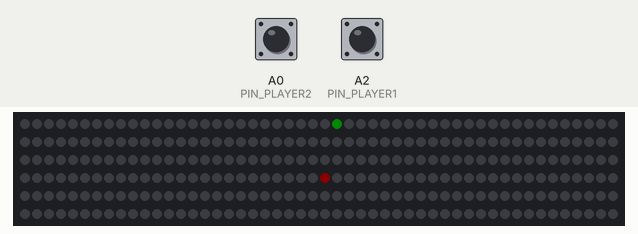
A sketch run on a simulated Arduino Uno, built with avr-gcc and run on an emulated ATmega328P. On the bench: 300 RGB LEDs in strip order, left to right, continuing on the next row. The inputs (shaded band) are chosen by the test bench; at power-on: A0 (PIN_PLAYER2) HIGH, A2 (PIN_PLAYER1) HIGH. Dim RGB values are drawn brighter than linear.

Above: at 1.2 s.
1.3 s: A0 (PIN_PLAYER2) pulled LOW for 0.15 s
2.0 s: A2 (PIN_PLAYER1) pulled LOW for 0.15 s
2.7 s: A0 (PIN_PLAYER2) pulled LOW for 1 s
4.3 s: A0 (PIN_PLAYER2) pulled LOW for 3.2 s
8.1 s: A2 (PIN_PLAYER1) pulled LOW for 1 s
At 8.73 s:
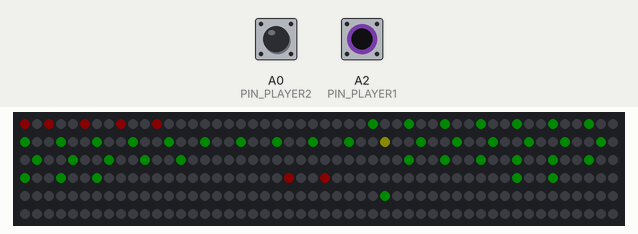
At 9.37 s:
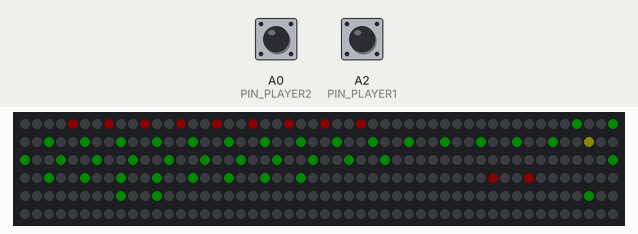
Timing chart, 0 to 10.7 s (numbered marks = the images above; inputs shaded):
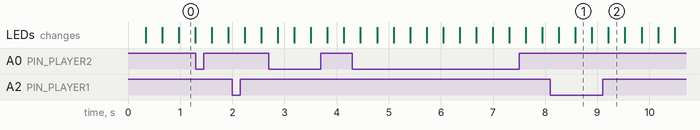

The sketch:

OLR_Wolfram_1D.ino
```cpp
// (licence header left out)
#include <Adafruit_NeoPixel.h>
#define PIN_LED        2
#define PIN_PLAYER1    A2
#define PIN_PLAYER2    A0
#define NUMPIXELS      300
#define R_LEVEL        10
#define G_LEVEL        10
#define B_LEVEL        0

Adafruit_NeoPixel pixels = Adafruit_NeoPixel(NUMPIXELS, PIN_LED, NEO_GRB + NEO_KHZ800);

struct flags {
      unsigned WRed:1;
      unsigned WGreen:1;
      unsigned SRed:1;
      unsigned SGreen:1;
} __attribute__((packed));

struct flags WAC[NUMPIXELS];

boolean  rule[] = {0,0,0,0,1,0,0,0}; // Rule 16 AC Wolfram 1D / OPEN LED RACE LEFT !!!!

int dt = 20; // delay

boolean run_rule (boolean cell_L, boolean cell, boolean cell_R) {
return(rule[cell_L<<2 | cell<<1 | cell_R]);
}

void tick_R(){
  for (int n=1;n<NUMPIXELS-1;n++)
  {WAC[n].WRed=run_rule(WAC[n-1].SRed,WAC[n].SRed,WAC[n+1].SRed);
  }
  WAC[0].WRed=run_rule(WAC[NUMPIXELS-1].SRed,WAC[0].SRed,WAC[1].SRed);
  WAC[NUMPIXELS-1].WRed=run_rule(WAC[NUMPIXELS-2].SRed,WAC[NUMPIXELS-1].SRed,WAC[0].SRed);
}

void tick_G(){
  for (int n=1;n<NUMPIXELS-1;n++)
  {WAC[n].WGreen=run_rule(WAC[n-1].SGreen,WAC[n].SGreen,WAC[n+1].SGreen);
  }
  WAC[0].WGreen=run_rule(WAC[NUMPIXELS-1].SGreen,WAC[0].SGreen,WAC[1].SGreen);
  WAC[NUMPIXELS-1].WGreen=run_rule(WAC[NUMPIXELS-2].SGreen,WAC[NUMPIXELS-1].SGreen,WAC[0].SGreen);
}

void setup() {
  pixels.begin();
  pinMode( PIN_PLAYER1, INPUT_PULLUP);    //button P1
  pinMode( PIN_PLAYER2, INPUT_PULLUP);    //button P2
  for (int n=0;n<NUMPIXELS;n++)
  {WAC[n].WRed=0;
   WAC[n].SRed=0;
   WAC[n].WGreen=0;
   WAC[n].SGreen=0;
  };

  WAC[NUMPIXELS/2].WRed=1;                //seed start position
  WAC[1].WGreen=1;                        //seed start position
}

void loop() {
  WAC[0].WRed=!digitalRead(PIN_PLAYER1) | WAC[NUMPIXELS-1].WRed;        //push buttons for add seeds
  WAC[0].WGreen=!digitalRead(PIN_PLAYER2) | WAC[NUMPIXELS-1].WGreen;;

  for(int i=0;i<NUMPIXELS;i++){
      pixels.setPixelColor(i, pixels.Color(R_LEVEL*WAC[i].WRed,G_LEVEL*WAC[i].WGreen,0));
      WAC[i].SRed=WAC[i].WRed;
      WAC[i].SGreen=WAC[i].WGreen;
      }
  pixels.show(); // Update LEDs to the hardware.

  tick_R();
  tick_G();
  delay(dt);
}
```
